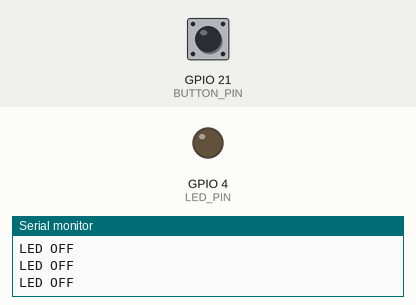
Recording of a program running on a simulated ESP32. Shown: output pins drawn as LEDs (lit = HIGH), the last lines printed to the serial monitor. The test bench sets the inputs (shaded band); at power-on: GPIO 21 (BUTTON_PIN) HIGH.

Above: at 1.2 s.
1.3 s: GPIO 21 (BUTTON_PIN) pulled LOW for 0.15 s
At 1.4 s:
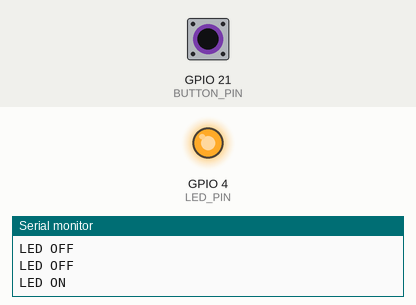
3.0 s: GPIO 21 (BUTTON_PIN) pulled LOW for 3.2 s
At 6.9 s:
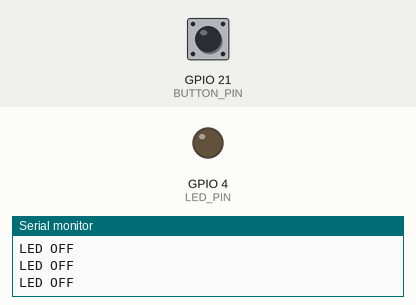
Timing chart, 0 to 8.4 s (numbered marks = the images above; inputs shaded):
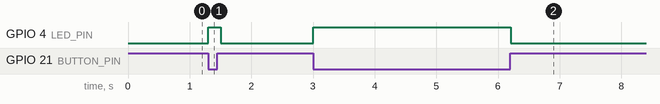

Measured:
- after the input at 1.3 s, GPIO 4 (LED_PIN): LOW → HIGH at once, → LOW 0.20 s later
- after the input at 3.0 s, GPIO 4 (LED_PIN): LOW → HIGH at once, → LOW 3.2 s later

The program:

main.cpp
```cpp
#include <Arduino.h>

#define BUTTON_PIN 21 // ESP32 pin GPIO18, which connected to button
#define LED_PIN 4 // ESP32 pin GPIO1, which connected to led

// variables will change:
int button_state = 0; // variable for reading the button status

void setup() {
  // initialize the LED pin as an output:
  pinMode(LED_PIN, OUTPUT);
  // initialize the button pin as an pull-up output:
  //the pull-up input pin will be HIGH when the button is open and LOW when the button is pressed.
  pinMode(BUTTON_PIN, INPUT_PULLUP);
  Serial.begin(115200);
}

void loop() {
  // read the state of the button value :
  button_state = digitalRead(BUTTON_PIN);

  // control LED according to the state of button
  if (button_state == LOW) {       // if button is pressed
    digitalWrite(LED_PIN, HIGH);  // turn on LED
    Serial.println("LED ON");
  }
  else {                            // otherwise, button is not pressed
    digitalWrite(LED_PIN, LOW);   // turn off LED
    Serial.println("LED OFF");
  }

  delay(100);
}
```
